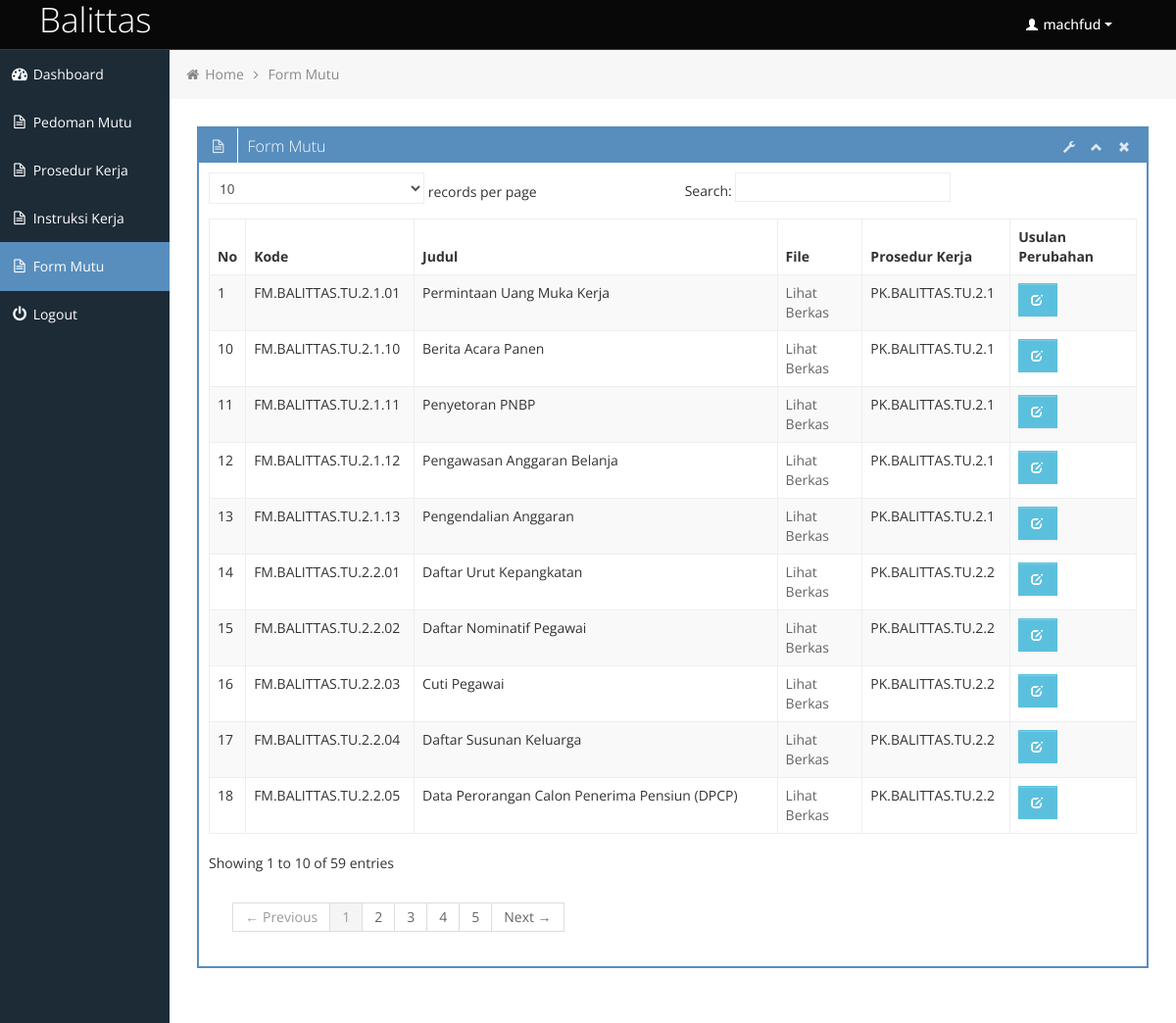
/user/form_mutu.php (signed in), run on the app's committed database.
### tables this page shows
CREATE TABLE `form_mutu` (
  `id` int(11) NOT NULL,
  `kode` varchar(64) NOT NULL,
  `judul` varchar(128) NOT NULL,
  `file` varchar(128) NOT NULL,
  `id_pk` int(11) NOT NULL
);

CREATE TABLE `prosedur_kerja` (
  `id` int(11) NOT NULL,
  `kode` varchar(64) NOT NULL,
  `judul` varchar(128) NOT NULL,
  `klausul` varchar(128) NOT NULL,
  `file` varchar(128) NOT NULL,
  `id_pedoman_mutu` int(11) NOT NULL
);

### user/form_mutu.php (the view, shortened to what this page needs)
<div class="row-fluid sortable">
	<div class="box span12">
		<div class="box-header" data-original-title>
			<h2><i class="icon-file-alt"></i><span class="break"></span>Form Mutu</h2>
			<div class="box-icon">
				<a href="#" class="btn-setting"><i class="halflings-icon white wrench"></i></a>
				<a href="#" class="btn-minimize"><i class="halflings-icon white chevron-up"></i></a>
				<a href="#" class="btn-close"><i class="halflings-icon white remove"></i></a>
			</div>
		</div>
		<div class="box-content">
			<table class="table table-striped table-bordered bootstrap-datatable datatable">
				<thead>
					<tr>
						<th>No</th>
						<th>Kode</th>
						<th>Judul</th>
						<th>File</th>
						<th>Prosedur Kerja</th>
						<?php if($_SESSION['id_hak_akses']=="WP"){ ?>
						<th>Tindakan</th>
						<?php }else if($_SESSION['id_hak_akses']=="PS"){ ?>
						<?php }else{ ?>
						<th>Usulan Perubahan</th>
						<?php } ?>
					</tr>
				</thead>
				<tbody>
				<?php
					include("../koneksi.php");
					if($_SESSION['id_hak_akses']=="WP" || $_SESSION['id_hak_akses']=="PS"){
						$sql = "SELECT * FROM form_mutu ORDER BY kode";
					}else{
						$sql = "SELECT * FROM form_mutu WHERE kode LIKE '%.".$_SESSION['id_hak_akses'].".%' ORDER BY kode";
					}
					$data = mysqli_query($koneksi, $sql);
					$i = 1;
					foreach ($data as $row)
				{ ?>
				<tr>
					<td><?php echo $i++; ?></td>
					<td><?php echo $row['kode']; ?></td>
					<td><?php echo $row['judul']; ?></td>
					<td><a href="../files/<?php echo $row['file']; ?>">Lihat Berkas</a></td>
					<?php
						$id=$row['id_pk'];
						$result = mysqli_query($koneksi, "SELECT * FROM prosedur_kerja where id=$id");
						while ($isi = mysqli_fetch_array($result)) {
								$data=$isi['kode'];
						}
					?>
					<td><?php echo $data; ?></td>
					<?php if($_SESSION['id_hak_akses']=="WP"){ ?>
					<td class="center">
						<a class="btn btn-info" href="edit_form_mutu.php?uID=<?php echo $row['id']; ?>">
							<i class="halflings-icon white edit"></i>
						</a>
						<a class="btn btn-danger" onclick="return confirmDel()" href="delete_form_mutu.php?delID=<?php echo $row['id'];?>">
							<i class="halflings-icon white trash"></i>
						</a>
						<a class="btn btn-secondary" href="history.php?kode=<?php echo $row['kode']; ?>&idD=<?php echo $row['id']; ?>&idK=4">
							<i class="halflings-icon white time"></i>
						</a>
					</td>
					<?php }else if($_SESSION['id_hak_akses']=="PS"){ ?>
					<?php }else{ ?>
					<td class="center">
						<a class="btn btn-info" href="perubahan_dokumen.php?dID=<?php echo $row['id']; ?>&kID=4">
							<i class="halflings-icon white edit"></i>
						</a>
					</td>
					<?php } ?>
				</tr>
				<?php
					}
				?>
				</tbody>
			</table>
		</div>
	</div>
</div>

### user/css/style.css (style rules this page uses)
body { background: #F5F5F5; color: #333; border: none; font-family: 'Open Sans', sans-serif; font-weight: 400; }
a { color: #646464; }
h2 { font-size: 16px; line-height: 16px; }
.box { border: 2px solid #578EBE; background: #fff !important; margin-bottom: 28px; }
.box-header { height: 16px; font-size: 16px; line-height: 16px; padding: 10px; background: #578EBE; -webkit-box-shadow: none; -moz-box-shadow: none; box-shadow: none; overflow: hidden; }
.box-header h2 { float:left; margin-top: 0px; font-weight: 300; }
.box-header .box-icon, .box-header h2 { color:#fff; }
.box-header h2 i { margin: 0px 3px 0px 4px; opacity: .8; filter: alpha(opacity=80); -ms-filter:"progid:DXImageTransform.Microsoft.Alpha(Opacity=80)"; }
.box-header .box-icon { float:right; margin-top: 1px; }
.box-header .box-icon i { -webkit-transition: all 0.1s ease-in-out; -moz-transition: all 0.1s ease-in-out; -o-transition: all 0.1s ease-in-out; -ms-transition: all 0.1s ease-in-out; transition: all 0.1s ease-in-out; opacity: .8; filter: alpha(opacity=80); -ms-filter:"progid:DXImageTransform.Microsoft.Alpha(Opacity=80)"; }
.box-header .box-icon a { margin: 0px 5px; }
.box-content { position: relative; z-index: 50; margin-top: -1px; padding: 10px; background: #fff !important; }
.btn { display: inline-block; padding: 6px 12px; margin-bottom: 0; font-size: 14px; font-weight: 500; line-height: 20px; text-align: center; white-space: nowrap; vertical-align: middle; cursor: pointer; border: 1px solid #a7a9aa; -webkit-border-radius: 0px !important; border-radius: 0px !important; }
.btn i { margin-top: 2px; }
.btn { color: #ffffff; background-color: #a7a9aa; border-color: #a7a9aa; background-image: none; filter: none; text-shadow: none; }
.btn-info { background-color: #5bc0de; border-color: #5bc0de; }
.table th, .table td { border-top: 1px solid #eee; }
.table-bordered { border-color: #eee; -webkit-border-radius: 0px !important; -moz-border-radius: 0px !important; border-radius: 0px !important; }
.table-bordered th, .table-bordered td { border-left: 1px solid #eee; }
.table-bordered thead:first-child tr:first-child > th:first-child, .table-bordered tbody:first-child tr:first-child > td:first-child, .table-bordered tbody:first-child tr:first-child > th:first-child { -webkit-border-radius: 0px !important; -moz-border-radius: 0px !important; border-radius: 0px !important; }
.table-bordered thead:first-child tr:first-child > th:last-child, .table-bordered tbody:first-child tr:first-child > td:last-child, .table-bordered tbody:first-child tr:first-child > th:last-child { -webkit-border-radius: 0px !important; -moz-border-radius: 0px !important; border-radius: 0px !important; }
.table-bordered thead:last-child tr:last-child > th:first-child, .table-bordered tbody:last-child tr:last-child > td:first-child, .table-bordered tbody:last-child tr:last-child > th:first-child, .table-bordered tfoot:last-child tr:last-child > td:first-child, .table-bordered tfoot:last-child tr:last-child > th:first-child { -webkit-border-radius: 0px !important; -moz-border-radius: 0px !important; border-radius: 0px !important; }
.table-bordered thead:last-child tr:last-child > th:last-child, .table-bordered tbody:last-child tr:last-child > td:last-child, .table-bordered tbody:last-child tr:last-child > th:last-child, .table-bordered tfoot:last-child tr:last-child > td:last-child, .table-bordered tfoot:last-child tr:last-child > th:last-child { -webkit-border-radius: 0px !important; -moz-border-radius: 0px !important; border-radius: 0px !important; }

### user/css/halflings.css (style rules this page uses)
html, html .halflings { -webkit-font-smoothing: antialiased !important; }
.halflings-icon { display: inline-block; width: 14px; height: 14px; line-height: 14px; vertical-align: text-top; background-image: url(../img/glyphicons_halflings.svg); background-position: 0 0; background-repeat: no-repeat; vertical-align: top; *display: inline; *zoom: 1; *margin-right: .3em; }
.halflings-icon.white { background-image: url(../img/glyphicons_halflings-white.svg); }
.halflings-icon.remove { background-position: -312px 0; }
.halflings-icon.edit { background-position: -96px -72px; }
.halflings-icon.chevron-up { background-position: -288px -120px; }
.halflings-icon.wrench { background-position: -360px -144px; }

### data on the page
form_mutu: kode "FM.BALITTAS.TU.2.1.01", judul "Permintaan Uang Muka Kerja", id_pk.kode "PK.BALITTAS.TU.2.1"
form_mutu: kode "FM.BALITTAS.TU.2.1.10", judul "Berita Acara Panen", id_pk.kode "PK.BALITTAS.TU.2.1"
form_mutu: kode "FM.BALITTAS.TU.2.1.11", judul "Penyetoran PNBP", id_pk.kode "PK.BALITTAS.TU.2.1"
form_mutu: kode "FM.BALITTAS.TU.2.1.12", judul "Pengawasan Anggaran Belanja", id_pk.kode "PK.BALITTAS.TU.2.1"
form_mutu: kode "FM.BALITTAS.TU.2.1.13", judul "Pengendalian Anggaran", id_pk.kode "PK.BALITTAS.TU.2.1"
form_mutu: kode "FM.BALITTAS.TU.2.2.01", judul "Daftar Urut Kepangkatan", id_pk.kode "PK.BALITTAS.TU.2.2"
form_mutu: kode "FM.BALITTAS.TU.2.2.02", judul "Daftar Nominatif Pegawai", id_pk.kode "PK.BALITTAS.TU.2.2"
form_mutu: kode "FM.BALITTAS.TU.2.2.03", judul "Cuti Pegawai", id_pk.kode "PK.BALITTAS.TU.2.2"
form_mutu: kode "FM.BALITTAS.TU.2.2.04", judul "Daftar Susunan Keluarga", id_pk.kode "PK.BALITTAS.TU.2.2"
form_mutu: kode "FM.BALITTAS.TU.2.2.05", judul "Data Perorangan Calon Penerima Pensiun (DPCP)", id_pk.kode "PK.BALITTAS.TU.2.2"

### other printed values
$_SESSION['username'] "machfud"
